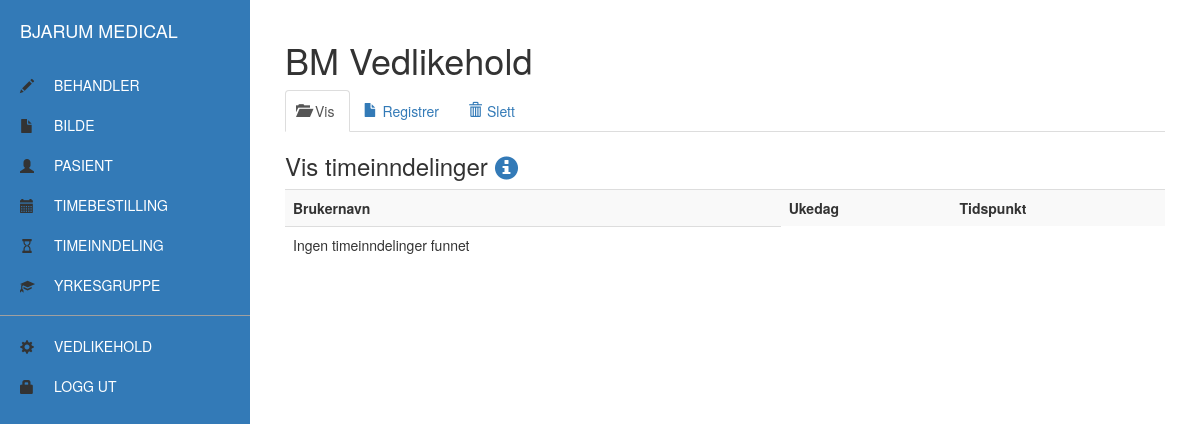
The page /vedlikehold/timeinndeling.php (signed in) on the database as committed earlier.
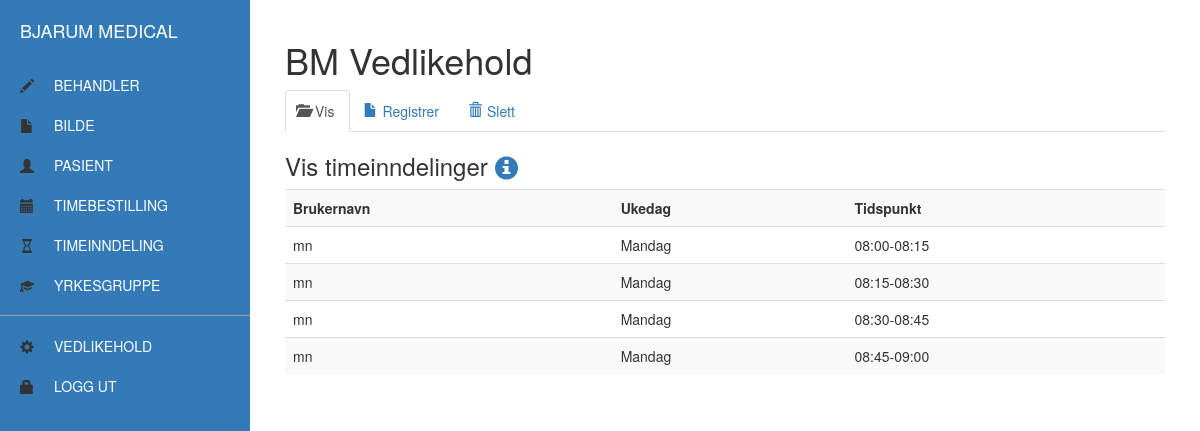
The same page on the database as committed later.
### tables this page shows
CREATE TABLE `timeinndeling` (
  `brukernavn` varchar(20) NOT NULL,
  `ukedag` varchar(10) NOT NULL,
  `tidspunkt` varchar(12) NOT NULL
);

### vedlikehold/libs/timeinndeling.php (the view, shortened to what this page needs)
<?php
function visTimeinndeling() {
  $sql = "SELECT * FROM timeinndeling";
  $result = mysqli_query($conn, $sql);
  if(mysqli_num_rows($result) > 0) {
    while($row = mysqli_fetch_assoc($result)) {
      echo "<tr>";
      echo "<td>". $row['brukernavn'] ."</td>";
      echo "<td>". $row['ukedag'] ."</td>";
      echo "<td>". $row['tidspunkt'] ."</td>";
      echo "</tr>";
    }
  } else {
    echo "<tr><td>Ingen timeinndelinger funnet</td></tr>\n";
  }
}
?>

### vedlikehold/timeinndeling.php (shortened to what this page needs)
<!DOCTYPE html>
<html lang="en">
<head>
  <link href="css/bootstrap.css" rel="stylesheet">
  <link href="css/style.css" rel="stylesheet">
  <link rel="stylesheet" href="//cdnjs.cloudflare.com/ajax/libs/timepicker/1.3.5/jquery.timepicker.min.css">
</head>
<body>
<div id="wrapper">
  <div id="sidebar-wrapper">
    <ul class="sidebar-nav">
      <li class="sidebar-brand"><a href="index.php">Bjarum Medical</a></li>
      <li><span class="glyphicon glyphmenuadjust glyphicon-pencil"></span><a href="behandler.php">Behandler</a></li>
      <li><span class="glyphicon glyphmenuadjust glyphicon-file"></span><a href="bilde.php">Bilde</a></li>
      <li><span class="glyphicon glyphmenuadjust glyphicon-user"></span><a href="pasient.php">Pasient</a></li>
      <li><span class="glyphicon glyphmenuadjust glyphicon-calendar"></span><a href="timebestilling.php">Timebestilling</a></li>
      <li><span class="glyphicon glyphmenuadjust glyphicon-hourglass"></span><a href="timeinndeling.php">Timeinndeling</a></li>
      <li><span class="glyphicon glyphmenuadjust glyphicon-education"></span><a href="yrkesgruppe.php">Yrkesgruppe</a></li>
      <hr>
      <li><span class="glyphicon glyphmenuadjust glyphicon-cog"></span><a href="vedlikehold.php">Vedlikehold</a></li>
      <?php
      @$innloggetBruker = $_SESSION["brukernavn"];
      if(!$innloggetBruker){
        echo "<li><span class=\"glyphicon glyphmenuadjust glyphicon-lock\"></span><a href=\"index.php\">Logg inn</a></li>";
      } else {
        echo "<li><span class=\"glyphicon glyphmenuadjust glyphicon-lock\"></span><a href=\"loggut.php\">Logg ut</a></li>";
      }
      ?>
    </ul>
  </div>
  <div id="page-content-wrapper">
    <div class="container-fluid">
      <div class="row">
        <div class="col-lg-12">
          <h1>BM Vedlikehold</h1>
          <?php
          if(!$innloggetBruker){
            echo "<p>Denne siden krever innlogging.</p>";
          } else {
            include("timeinndeling.inc.php");
          }
          ?>
        </div>
      </div>
    </div>
  </div>
</div>
</html>
</body>
</html>

### vedlikehold/timeinndeling.inc.php (shortened to what this page needs)
<?php
include("libs/timeinndeling.php");
?>
  <ul class="nav nav-tabs">
    <li class="active"><a data-toggle="tab" href="#vis"><span class="glyphicon glyphminiadjust glyphicon-folder-open"></span>Vis</a></li>
    <li><a data-toggle="tab" href="#registrer"><span class="glyphicon glyphminiadjust glyphicon-file"></span>Registrer</a></li>
    <li><a data-toggle="tab" href="#slett"><span class="glyphicon glyphminiadjust glyphicon-trash"></span>Slett</a></li>
  </ul>
  <div class="tab-content">
    <div id="vis" class="tab-pane fade in active">
      <h3>
        Vis timeinndelinger
        <a data-toggle="tooltip" class="tooltipLink">
          <span class="glyphicon glyphicon-info-sign icon_info" title="Viser eksisterende timeinndelinger i databasen"></span>
        </a>
      </h3>
      <p>
      <div class="table-responsive">
        <table class="table table-striped">
          <tr>
            <th>Brukernavn</th>
            <th>Ukedag</th>
            <th>Tidspunkt</th>
          </tr>
          <?php visTimeinndeling(); ?>
        </table>
      </div>
      </p>
    </div>
  </div>

### vedlikehold/css/style.css (style rules this page uses)
body { overflow-x: hidden; }
#wrapper { padding-left: 250px; -webkit-transition: all 0.5s ease; -moz-transition: all 0.5s ease; -o-transition: all 0.5s ease; transition: all 0.5s ease; }
#sidebar-wrapper { z-index: 1000; position: fixed; left: 250px; width: 250px; height: 100%; margin-left: -250px; overflow-y: auto; background: #337ab7; -webkit-transition: all 0.5s ease; -moz-transition: all 0.5s ease; -o-transition: all 0.5s ease; transition: all 0.5s ease; }
#page-content-wrapper { width: 100%; position: absolute; padding: 15px; margin-right: -250px; }
.sidebar-nav { position: absolute; top: 0; width: 250px; margin: 0; padding: 0; list-style: none; }
.sidebar-nav li { text-indent: 20px; line-height: 40px; }
.sidebar-nav li a { display: block; text-transform: uppercase; color: #fff; }
.sidebar-nav > .sidebar-brand { height: 65px; font-size: 18px; line-height: 60px; }
.sidebar-nav > .sidebar-brand a { color: #000; }
hr { border-color: #a0a0a0; margin-bottom: 10px; margin-top: 10px; }
.glyphicon { top: 4px; }
.glyphmenuadjust { top: 14px; float: left; }
.glyphminiadjust { top: 2px; left: -5px; float: left; }
@media (min-width:768px) { #wrapper { padding-left: 250px; } }
@media (min-width:768px) { #sidebar-wrapper { width: 250px; } }
@media (min-width:768px) { #page-content-wrapper { padding: 20px; margin-right: 0; position: relative; } }

Rows that differ between the two databases and show on the page:
added timeinndeling: brukernavn "mn", ukedag "Mandag", tidspunkt "08:00-08:15"
added timeinndeling: brukernavn "mn", ukedag "Mandag", tidspunkt "08:15-08:30"
added timeinndeling: brukernavn "mn", ukedag "Mandag", tidspunkt "08:30-08:45"
added timeinndeling: brukernavn "mn", ukedag "Mandag", tidspunkt "08:45-09:00"
Other text that changed with them:
text no longer shown: "Ingen timeinndelinger funnet"
